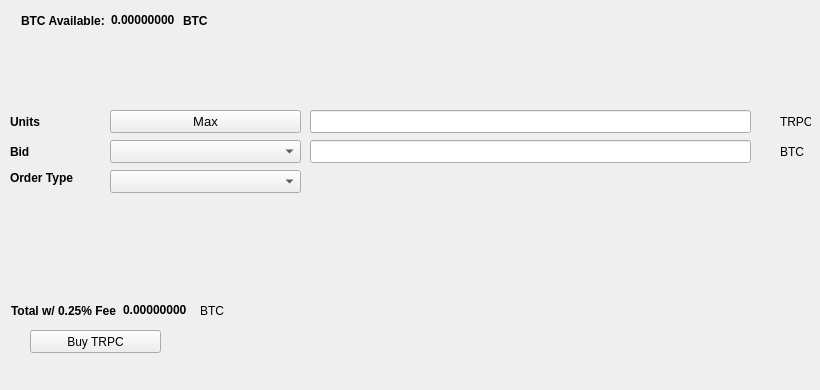
   <widget class="QWidget" name="BuyTab">
    <attribute name="title">
     <string>Buy</string>
    </attribute>
    <widget class="QPushButton" name="BuyTRPC">
     <property name="geometry">
      <rect>
       <x>30</x>
       <y>330</y>
       <width>131</width>
       <height>23</height>
      </rect>
     </property>
     <property name="text">
      <string>Buy TRPC</string>
     </property>
     <property name="icon">
      <iconset resource="../trpc.qrc">
       <normaloff>:/icons/trpc</normaloff>:/icons/trpc</iconset>
     </property>
    </widget>
    <widget class="QLabel" name="label_3">
     <property name="geometry">
      <rect>
       <x>10</x>
       <y>110</y>
       <width>46</width>
       <height>23</height>
      </rect>
     </property>
     <property name="font">
      <font>
       <weight>75</weight>
       <bold>true</bold>
      </font>
     </property>
     <property name="text">
      <string>Units</string>
     </property>
    </widget>
    <widget class="QLineEdit" name="UnitsInput">
     <property name="geometry">
      <rect>
       <x>310</x>
       <y>110</y>
       <width>441</width>
       <height>23</height>
      </rect>
     </property>
     <property name="font">
      <font>
       <pointsize>9</pointsize>
       <weight>75</weight>
       <bold>true</bold>
      </font>
     </property>
    </widget>
    <widget class="QLineEdit" name="BuyBidPriceEdit">
     <property name="geometry">
      <rect>
       <x>310</x>
       <y>140</y>
       <width>441</width>
       <height>23</height>
      </rect>
     </property>
     <property name="font">
      <font>
       <pointsize>9</pointsize>
       <weight>75</weight>
       <bold>true</bold>
      </font>
     </property>
    </widget>
    <widget class="QLabel" name="label_4">
     <property name="geometry">
      <rect>
       <x>780</x>
       <y>110</y>
       <width>31</width>
       <height>23</height>
      </rect>
     </property>
     <property name="text">
      <string>TRPC</string>
     </property>
    </widget>
    <widget class="QLabel" name="label_5">
     <property name="geometry">
      <rect>
       <x>780</x>
       <y>140</y>
       <width>31</width>
       <height>23</height>
      </rect>
     </property>
     <property name="text">
      <string>BTC</string>
     </property>
    </widget>
    <widget class="QLabel" name="label_6">
     <property name="geometry">
      <rect>
       <x>10</x>
       <y>140</y>
       <width>46</width>
       <height>23</height>
      </rect>
     </property>
     <property name="font">
      <font>
       <weight>75</weight>
       <bold>true</bold>
      </font>
     </property>
     <property name="text">
      <string>Bid</string>
     </property>
    </widget>
    <widget class="QLabel" name="label_7">
     <property name="geometry">
      <rect>
       <x>10</x>
       <y>170</y>
       <width>91</width>
       <height>16</height>
      </rect>
     </property>
     <property name="font">
      <font>
       <weight>75</weight>
       <bold>true</bold>
      </font>
     </property>
     <property name="text">
      <string>Order Type</string>
     </property>
    </widget>
    <widget class="QPushButton" name="Buy_Max_Amount">
     <property name="geometry">
      <rect>
       <x>110</x>
       <y>110</y>
       <width>191</width>
       <height>23</height>
      </rect>
     </property>
     <property name="font">
      <font>
       <pointsize>10</pointsize>
      </font>
     </property>
     <property name="text">
      <string>Max</string>
     </property>
    </widget>
    <widget class="QComboBox" name="BuyBidcomboBox">
     <property name="geometry">
      <rect>
       <x>110</x>
       <y>140</y>
       <width>191</width>
       <height>23</height>
      </rect>
     </property>
     <property name="font">
      <font>
       <pointsize>10</pointsize>
      </font>
     </property>
    </widget>
    <widget class="QComboBox" name="buyOrdertypeCombo">
     <property name="geometry">
      <rect>
       <x>110</x>
       <y>170</y>
       <width>191</width>
       <height>23</height>
      </rect>
     </property>
     <property name="font">
      <font>
       <pointsize>10</pointsize>
      </font>
     </property>
    </widget>
    <widget class="QWidget" name="layoutWidget1">
     <property name="geometry">
      <rect>
       <x>21</x>
       <y>11</y>
       <width>227</width>
       <height>19</height>
      </rect>
     </property>
     <layout class="QHBoxLayout" name="horizontalLayout_3">
      <item>
       <widget class="QLabel" name="label232">
        <property name="font">
         <font>
          <weight>75</weight>
          <bold>true</bold>
         </font>
        </property>
        <property name="text">
         <string>BTC Available:</string>
        </property>
       </widget>
      </item>
      <item>
       <widget class="QLabel" name="BtcAvailableLbl">
        <property name="palette">
         <palette>
          <active>
           <colorrole role="WindowText">
            <brush brushstyle="SolidPattern">
             <color alpha="255">
              <red>0</red>
              <green>0</green>
              <blue>0</blue>
             </color>
            </brush>
           </colorrole>
           <colorrole role="Button">
            <brush brushstyle="SolidPattern">
             <color alpha="255">
              <red>0</red>
              <green>170</green>
              <blue>0</blue>
             </color>
            </brush>
           </colorrole>
           <colorrole role="Light">
            <brush brushstyle="SolidPattern">
             <color alpha="255">
              <red>0</red>
              <green>255</green>
              <blue>0</blue>
             </color>
            </brush>
           </colorrole>
           <colorrole role="Midlight">
            <brush brushstyle="SolidPattern">
             <color alpha="255">
              <red>0</red>
              <green>212</green>
              <blue>0</blue>
             </color>
            </brush>
           </colorrole>
           <colorrole role="Dark">
            <brush brushstyle="SolidPattern">
             <color alpha="255">
              <red>0</red>
              <green>85</green>
              <blue>0</blue>
             </color>
            </brush>
           </colorrole>
           <colorrole role="Mid">
            <brush brushstyle="SolidPattern">
             <color alpha="255">
              <red>0</red>
              <green>113</green>
              <blue>0</blue>
             </color>
            </brush>
           </colorrole>
           <colorrole role="Text">
            <brush brushstyle="SolidPattern">
             <color alpha="255">
              <red>0</red>
              <green>170</green>
              <blue>0</blue>
             </color>
            </brush>
           </colorrole>
           <colorrole role="BrightText">
            <brush brushstyle="SolidPattern">
             <color alpha="255">
              <red>255</red>
              <green>255</green>
              <blue>255</blue>
             </color>
            </brush>
           </colorrole>
           <colorrole role="ButtonText">
            <brush brushstyle="SolidPattern">
             <color alpha="255">
              <red>0</red>
              <green>0</green>
              <blue>0</blue>
             </color>
            </brush>
           </colorrole>
           <colorrole role="Base">
            <brush brushstyle="SolidPattern">
             <color alpha="255">
              <red>255</red>
              <green>255</green>
              <blue>255</blue>
             </color>
            </brush>
           </colorrole>
           <colorrole role="Window">
            <brush brushstyle="SolidPattern">
             <color alpha="255">
              <red>0</red>
              <green>170</green>
              <blue>0</blue>
             </color>
            </brush>
           </colorrole>
           <colorrole role="Shadow">
            <brush brushstyle="SolidPattern">
             <color alpha="255">
              <red>0</red>
              <green>0</green>
              <blue>0</blue>
             </color>
            </brush>
           </colorrole>
           <colorrole role="AlternateBase">
            <brush brushstyle="SolidPattern">
             <color alpha="255">
              <red>127</red>
              <green>212</green>
              <blue>127</blue>
             </color>
            </brush>
           </colorrole>
           <colorrole role="ToolTipBase">
            <brush brushstyle="SolidPattern">
             <color alpha="255">
              <red>255</red>
              <green>255</green>
              <blue>220</blue>
             </color>
            </brush>
           </colorrole>
           <colorrole role="ToolTipText">
            <brush brushstyle="SolidPattern">
             <color alpha="255">
              <red>0</red>
              <green>0</green>
              <blue>0</blue>
             </color>
            </brush>
           </colorrole>
          </active>
          <inactive>
           <colorrole role="WindowText">
            <brush brushstyle="SolidPattern">
             <color alpha="255">
              <red>0</red>
              <green>0</green>
              <blue>0</blue>
             </color>
            </brush>
           </colorrole>
           <colorrole role="Button">
            <brush brushstyle="SolidPattern">
             <color alpha="255">
              <red>0</red>
              <green>170</green>
              <blue>0</blue>
             </color>
            </brush>
           </colorrole>
           <colorrole role="Light">
            <brush brushstyle="SolidPattern">
             <color alpha="255">
              <red>0</red>
              <green>255</green>
              <blue>0</blue>
             </color>
            </brush>
           </colorrole>
           <colorrole role="Midlight">
            <brush brushstyle="SolidPattern">
             <color alpha="255">
              <red>0</red>
              <green>212</green>
              <blue>0</blue>
             </color>
            </brush>
           </colorrole>
           <colorrole role="Dark">
            <brush brushstyle="SolidPattern">
             <color alpha="255">
              <red>0</red>
              <green>85</green>
              <blue>0</blue>
             </color>
            </brush>
           </colorrole>
           <colorrole role="Mid">
            <brush brushstyle="SolidPattern">
             <color alpha="255">
              <red>0</red>
              <green>113</green>
              <blue>0</blue>
             </color>
            </brush>
           </colorrole>
           <colorrole role="Text">
            <brush brushstyle="SolidPattern">
             <color alpha="255">
              <red>0</red>
              <green>170</green>
              <blue>0</blue>
             </color>
            </brush>
           </colorrole>
           <colorrole role="BrightText">
            <brush brushstyle="SolidPattern">
             <color alpha="255">
              <red>255</red>
              <green>255</green>
              <blue>255</blue>
             </color>
            </brush>
           </colorrole>
           <colorrole role="ButtonText">
            <brush brushstyle="SolidPattern">
             <color alpha="255">
              <red>0</red>
              <green>0</green>
              <blue>0</blue>
             </color>
            </brush>
           </colorrole>
           <colorrole role="Base">
            <brush brushstyle="SolidPattern">
             <color alpha="255">
              <red>255</red>
              <green>255</green>
              <blue>255</blue>
             </color>
            </brush>
           </colorrole>
           <colorrole role="Window">
            <brush brushstyle="SolidPattern">
             <color alpha="255">
              <red>0</red>
              <green>170</green>
              <blue>0</blue>
             </color>
            </brush>
           </colorrole>
           <colorrole role="Shadow">
            <brush brushstyle="SolidPattern">
             <color alpha="255">
              <red>0</red>
              <green>0</green>
              <blue>0</blue>
             </color>
            </brush>
           </colorrole>
           <colorrole role="AlternateBase">
            <brush brushstyle="SolidPattern">
             <color alpha="255">
              <red>127</red>
              <green>212</green>
              <blue>127</blue>
             </color>
            </brush>
           </colorrole>
           <colorrole role="ToolTipBase">
            <brush brushstyle="SolidPattern">
             <color alpha="255">
              <red>255</red>
              <green>255</green>
              <blue>220</blue>
             </color>
            </brush>
           </colorrole>
           <colorrole role="ToolTipText">
            <brush brushstyle="SolidPattern">
             <color alpha="255">
              <red>0</red>
              <green>0</green>
              <blue>0</blue>
             </color>
            </brush>
           </colorrole>
          </inactive>
          <disabled>
           <colorrole role="WindowText">
            <brush brushstyle="SolidPattern">
             <color alpha="255">
              <red>0</red>
              <green>85</green>
              <blue>0</blue>
             </color>
            </brush>
           </colorrole>
           <colorrole role="Button">
            <brush brushstyle="SolidPattern">
             <color alpha="255">
              <red>0</red>
              <green>170</green>
              <blue>0</blue>
             </color>
            </brush>
           </colorrole>
           <colorrole role="Light">
            <brush brushstyle="SolidPattern">
             <color alpha="255">
              <red>0</red>
              <green>255</green>
              <blue>0</blue>
             </color>
            </brush>
           </colorrole>
           <colorrole role="Midlight">
            <brush brushstyle="SolidPattern">
             <color alpha="255">
              <red>0</red>
              <green>212</green>
              <blue>0</blue>
             </color>
            </brush>
           </colorrole>
           <colorrole role="Dark">
            <brush brushstyle="SolidPattern">
             <color alpha="255">
              <red>0</red>
              <green>85</green>
              <blue>0</blue>
             </color>
            </brush>
           </colorrole>
           <colorrole role="Mid">
            <brush brushstyle="SolidPattern">
             <color alpha="255">
              <red>0</red>
              <green>113</green>
              <blue>0</blue>
             </color>
            </brush>
           </colorrole>
           <colorrole role="Text">
            <brush brushstyle="SolidPattern">
             <color alpha="255">
              <red>0</red>
              <green>85</green>
              <blue>0</blue>
             </color>
            </brush>
           </colorrole>
           <colorrole role="BrightText">
            <brush brushstyle="SolidPattern">
             <color alpha="255">
              <red>255</red>
              <green>255</green>
              <blue>255</blue>
             </color>
            </brush>
           </colorrole>
           <colorrole role="ButtonText">
            <brush brushstyle="SolidPattern">
             <color alpha="255">
              <red>0</red>
              <green>85</green>
              <blue>0</blue>
             </color>
            </brush>
           </colorrole>
           <colorrole role="Base">
            <brush brushstyle="SolidPattern">
             <color alpha="255">
              <red>0</red>
              <green>170</green>
              <blue>0</blue>
             </color>
            </brush>
           </colorrole>
           <colorrole role="Window">
            <brush brushstyle="SolidPattern">
             <color alpha="255">
              <red>0</red>
              <green>170</green>
              <blue>0</blue>
             </color>
            </brush>
           </colorrole>
           <colorrole role="Shadow">
            <brush brushstyle="SolidPattern">
             <color alpha="255">
              <red>0</red>
              <green>0</green>
              <blue>0</blue>
             </color>
            </brush>
           </colorrole>
           <colorrole role="AlternateBase">
            <brush brushstyle="SolidPattern">
             <color alpha="255">
              <red>0</red>
              <green>170</green>
              <blue>0</blue>
             </color>
            </brush>
           </colorrole>
           <colorrole role="ToolTipBase">
            <brush brushstyle="SolidPattern">
             <color alpha="255">
              <red>255</red>
              <green>255</green>
              <blue>220</blue>
             </color>
            </brush>
           </colorrole>
           <colorrole role="ToolTipText">
            <brush brushstyle="SolidPattern">
             <color alpha="255">
              <red>0</red>
              <green>0</green>
              <blue>0</blue>
             </color>
            </brush>
           </colorrole>
          </disabled>
         </palette>
        </property>
        <property name="font">
         <font>
          <weight>75</weight>
          <bold>true</bold>
         </font>
        </property>
        <property name="text">
         <string>0.00000000</string>
        </property>
        <property name="textInteractionFlags">
         <set>Qt::LinksAccessibleByMouse|Qt::TextSelectableByKeyboard|Qt::TextSelectableByMouse</set>
        </property>
       </widget>
      </item>
      <item>
       <widget class="QLabel" name="BtcAvailableLbl_2">
        <property name="font">
         <font>
          <weight>75</weight>
          <bold>true</bold>
         </font>
        </property>
        <property name="text">
         <string>BTC</string>
        </property>
       </widget>
      </item>
     </layout>
    </widget>
    <widget class="QWidget" name="layoutWidge2">
     <property name="geometry">
      <rect>
       <x>11</x>
       <y>301</y>
       <width>259</width>
       <height>19</height>
      </rect>
     </property>
     <layout class="QHBoxLayout" name="horizontalLayout_4">
      <item>
       <widget class="QLabel" name="label_9">
        <property name="font">
         <font>
          <weight>75</weight>
          <bold>true</bold>
         </font>
        </property>
        <property name="text">
         <string>Total w/ 0.25% Fee</string>
        </property>
       </widget>
      </item>
      <item>
       <widget class="QLabel" name="BuyCostLabel">
        <property name="palette">
         <palette>
          <active>
           <colorrole role="WindowText">
            <brush brushstyle="SolidPattern">
             <color alpha="255">
              <red>0</red>
              <green>0</green>
              <blue>0</blue>
             </color>
            </brush>
           </colorrole>
           <colorrole role="Button">
            <brush brushstyle="SolidPattern">
             <color alpha="255">
              <red>0</red>
              <green>170</green>
              <blue>0</blue>
             </color>
            </brush>
           </colorrole>
           <colorrole role="Light">
            <brush brushstyle="SolidPattern">
             <color alpha="255">
              <red>0</red>
              <green>255</green>
              <blue>0</blue>
             </color>
            </brush>
           </colorrole>
           <colorrole role="Midlight">
            <brush brushstyle="SolidPattern">
             <color alpha="255">
              <red>0</red>
              <green>212</green>
              <blue>0</blue>
             </color>
            </brush>
           </colorrole>
           <colorrole role="Dark">
            <brush brushstyle="SolidPattern">
             <color alpha="255">
              <red>0</red>
              <green>85</green>
              <blue>0</blue>
             </color>
            </brush>
           </colorrole>
           <colorrole role="Mid">
            <brush brushstyle="SolidPattern">
             <color alpha="255">
              <red>0</red>
              <green>113</green>
              <blue>0</blue>
             </color>
            </brush>
           </colorrole>
           <colorrole role="Text">
            <brush brushstyle="SolidPattern">
             <color alpha="255">
              <red>0</red>
              <green>170</green>
              <blue>0</blue>
             </color>
            </brush>
           </colorrole>
           <colorrole role="BrightText">
            <brush brushstyle="SolidPattern">
             <color alpha="255">
              <red>255</red>
              <green>255</green>
              <blue>255</blue>
             </color>
            </brush>
           </colorrole>
           <colorrole role="ButtonText">
            <brush brushstyle="SolidPattern">
             <color alpha="255">
              <red>0</red>
              <green>0</green>
              <blue>0</blue>
             </color>
            </brush>
           </colorrole>
           <colorrole role="Base">
            <brush brushstyle="SolidPattern">
             <color alpha="255">
              <red>255</red>
              <green>255</green>
              <blue>255</blue>
             </color>
            </brush>
           </colorrole>
           <colorrole role="Window">
            <brush brushstyle="SolidPattern">
             <color alpha="255">
              <red>0</red>
              <green>170</green>
              <blue>0</blue>
             </color>
            </brush>
           </colorrole>
           <colorrole role="Shadow">
            <brush brushstyle="SolidPattern">
             <color alpha="255">
              <red>0</red>
              <green>0</green>
              <blue>0</blue>
             </color>
            </brush>
           </colorrole>
           <colorrole role="AlternateBase">
            <brush brushstyle="SolidPattern">
             <color alpha="255">
              <red>127</red>
              <green>212</green>
              <blue>127</blue>
             </color>
            </brush>
           </colorrole>
           <colorrole role="ToolTipBase">
            <brush brushstyle="SolidPattern">
             <color alpha="255">
              <red>255</red>
              <green>255</green>
              <blue>220</blue>
             </color>
            </brush>
           </colorrole>
           <colorrole role="ToolTipText">
            <brush brushstyle="SolidPattern">
             <color alpha="255">
              <red>0</red>
              <green>0</green>
              <blue>0</blue>
             </color>
            </brush>
           </colorrole>
          </active>
          <inactive>
           <colorrole role="WindowText">
            <brush brushstyle="SolidPattern">
             <color alpha="255">
              <red>0</red>
              <green>0</green>
              <blue>0</blue>
             </color>
            </brush>
           </colorrole>
           <colorrole role="Button">
            <brush brushstyle="SolidPattern">
             <color alpha="255">
              <red>0</red>
              <green>170</green>
              <blue>0</blue>
             </color>
            </brush>
           </colorrole>
           <colorrole role="Light">
            <brush brushstyle="SolidPattern">
             <color alpha="255">
              <red>0</red>
              <green>255</green>
              <blue>0</blue>
             </color>
            </brush>
           </colorrole>
           <colorrole role="Midlight">
            <brush brushstyle="SolidPattern">
             <color alpha="255">
              <red>0</red>
              <green>212</green>
              <blue>0</blue>
             </color>
            </brush>
           </colorrole>
           <colorrole role="Dark">
            <brush brushstyle="SolidPattern">
             <color alpha="255">
              <red>0</red>
              <green>85</green>
              <blue>0</blue>
             </color>
            </brush>
           </colorrole>
           <colorrole role="Mid">
            <brush brushstyle="SolidPattern">
             <color alpha="255">
              <red>0</red>
              <green>113</green>
              <blue>0</blue>
             </color>
            </brush>
           </colorrole>
           <colorrole role="Text">
            <brush brushstyle="SolidPattern">
             <color alpha="255">
              <red>0</red>
              <green>170</green>
              <blue>0</blue>
             </color>
            </brush>
           </colorrole>
           <colorrole role="BrightText">
            <brush brushstyle="SolidPattern">
             <color alpha="255">
              <red>255</red>
              <green>255</green>
              <blue>255</blue>
             </color>
            </brush>
           </colorrole>
           <colorrole role="ButtonText">
            <brush brushstyle="SolidPattern">
             <color alpha="255">
              <red>0</red>
              <green>0</green>
              <blue>0</blue>
             </color>
            </brush>
           </colorrole>
           <colorrole role="Base">
            <brush brushstyle="SolidPattern">
             <color alpha="255">
              <red>255</red>
              <green>255</green>
              <blue>255</blue>
             </color>
            </brush>
           </colorrole>
           <colorrole role="Window">
            <brush brushstyle="SolidPattern">
             <color alpha="255">
              <red>0</red>
              <green>170</green>
              <blue>0</blue>
             </color>
            </brush>
           </colorrole>
           <colorrole role="Shadow">
            <brush brushstyle="SolidPattern">
             <color alpha="255">
              <red>0</red>
              <green>0</green>
              <blue>0</blue>
             </color>
            </brush>
           </colorrole>
           <colorrole role="AlternateBase">
            <brush brushstyle="SolidPattern">
             <color alpha="255">
              <red>127</red>
              <green>212</green>
              <blue>127</blue>
             </color>
            </brush>
           </colorrole>
           <colorrole role="ToolTipBase">
            <brush brushstyle="SolidPattern">
             <color alpha="255">
              <red>255</red>
              <green>255</green>
              <blue>220</blue>
             </color>
            </brush>
           </colorrole>
           <colorrole role="ToolTipText">
            <brush brushstyle="SolidPattern">
             <color alpha="255">
              <red>0</red>
              <green>0</green>
              <blue>0</blue>
             </color>
            </brush>
           </colorrole>
          </inactive>
          <disabled>
           <colorrole role="WindowText">
            <brush brushstyle="SolidPattern">
             <color alpha="255">
              <red>0</red>
              <green>85</green>
              <blue>0</blue>
             </color>
            </brush>
           </colorrole>
           <colorrole role="Button">
            <brush brushstyle="SolidPattern">
             <color alpha="255">
              <red>0</red>
              <green>170</green>
              <blue>0</blue>
             </color>
            </brush>
           </colorrole>
           <colorrole role="Light">
            <brush brushstyle="SolidPattern">
             <color alpha="255">
              <red>0</red>
              <green>255</green>
              <blue>0</blue>
             </color>
            </brush>
           </colorrole>
           <colorrole role="Midlight">
            <brush brushstyle="SolidPattern">
             <color alpha="255">
              <red>0</red>
              <green>212</green>
              <blue>0</blue>
             </color>
            </brush>
           </colorrole>
           <colorrole role="Dark">
            <brush brushstyle="SolidPattern">
             <color alpha="255">
              <red>0</red>
              <green>85</green>
              <blue>0</blue>
             </color>
            </brush>
           </colorrole>
           <colorrole role="Mid">
            <brush brushstyle="SolidPattern">
             <color alpha="255">
              <red>0</red>
              <green>113</green>
              <blue>0</blue>
             </color>
            </brush>
           </colorrole>
           <colorrole role="Text">
            <brush brushstyle="SolidPattern">
             <color alpha="255">
              <red>0</red>
              <green>85</green>
              <blue>0</blue>
             </color>
            </brush>
           </colorrole>
           <colorrole role="BrightText">
            <brush brushstyle="SolidPattern">
             <color alpha="255">
              <red>255</red>
              <green>255</green>
              <blue>255</blue>
             </color>
            </brush>
           </colorrole>
           <colorrole role="ButtonText">
            <brush brushstyle="SolidPattern">
             <color alpha="255">
              <red>0</red>
              <green>85</green>
              <blue>0</blue>
             </color>
            </brush>
           </colorrole>
           <colorrole role="Base">
            <brush brushstyle="SolidPattern">
             <color alpha="255">
              <red>0</red>
              <green>170</green>
              <blue>0</blue>
             </color>
            </brush>
           </colorrole>
           <colorrole role="Window">
            <brush brushstyle="SolidPattern">
             <color alpha="255">
              <red>0</red>
              <green>170</green>
              <blue>0</blue>
             </color>
            </brush>
           </colorrole>
           <colorrole role="Shadow">
            <brush brushstyle="SolidPattern">
             <color alpha="255">
              <red>0</red>
              <green>0</green>
              <blue>0</blue>
             </color>
            </brush>
           </colorrole>
           <colorrole role="AlternateBase">
            <brush brushstyle="SolidPattern">
             <color alpha="255">
              <red>0</red>
              <green>170</green>
              <blue>0</blue>
             </color>
            </brush>
           </colorrole>
           <colorrole role="ToolTipBase">
            <brush brushstyle="SolidPattern">
             <color alpha="255">
              <red>255</red>
              <green>255</green>
              <blue>220</blue>
             </color>
            </brush>
           </colorrole>
           <colorrole role="ToolTipText">
            <brush brushstyle="SolidPattern">
             <color alpha="255">
              <red>0</red>
              <green>0</green>
              <blue>0</blue>
             </color>
            </brush>
           </colorrole>
          </disabled>
         </palette>
        </property>
        <property name="font">
         <font>
          <weight>75</weight>
          <bold>true</bold>
         </font>
        </property>
        <property name="autoFillBackground">
         <bool>false</bool>
        </property>
        <property name="text">
         <string>0.00000000</string>
        </property>
        <property name="textInteractionFlags">
         <set>Qt::LinksAccessibleByMouse|Qt::TextSelectableByMouse</set>
        </property>
       </widget>
      </item>
      <item>
       <widget class="QLabel" name="label_10">
        <property name="font">
         <font>
          <weight>50</weight>
          <bold>false</bold>
         </font>
        </property>
        <property name="text">
         <string>BTC</string>
        </property>
       </widget>
      </item>
     </layout>
    </widget>
    <widget class="QLabel" name="label_24">
     <property name="geometry">
      <rect>
       <x>460</x>
       <y>300</y>
       <width>281</width>
       <height>81</height>
      </rect>
     </property>
     <property name="text">
      <string/>
     </property>
     <property name="pixmap">
      <pixmap>:/images/bittrex</pixmap>
     </property>
    </widget>
   </widget>
